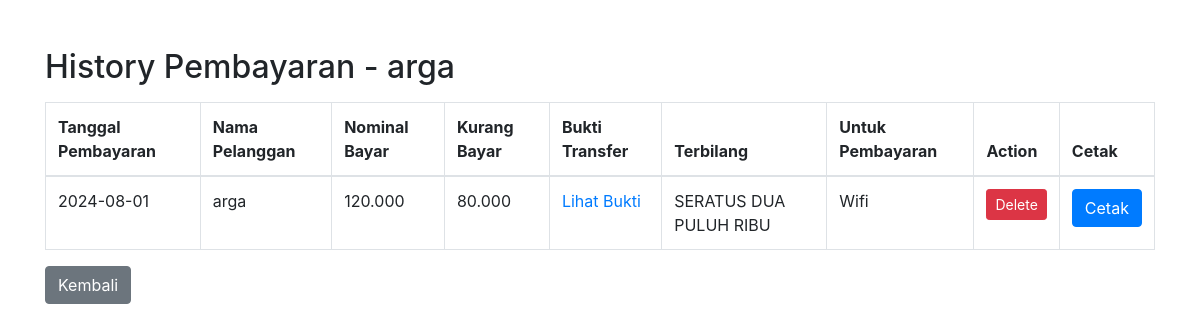
/history_pembayaran.php?id=1, run on an earlier commit of the app's database.
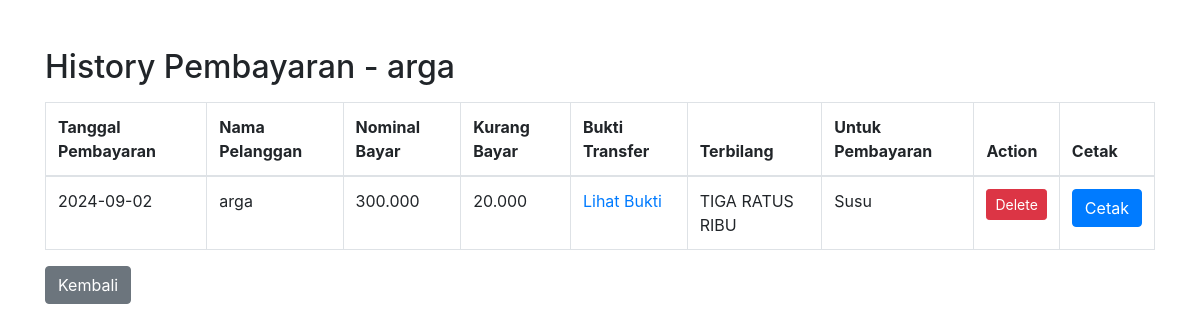
And on a later commit of the database.
### tables this page shows
CREATE TABLE `pelanggan` (
  `id` int(11) NOT NULL,
  `nama_pelanggan` varchar(100) NOT NULL,
  `no_wa` varchar(20) NOT NULL,
  `alamat` text NOT NULL,
  `paket_wifi` varchar(50) NOT NULL,
  `tanggal_aktivasi` date NOT NULL,
  `status` enum('Aktif','Tidak Aktif') DEFAULT 'Tidak Aktif'
);

CREATE TABLE `pembayaran` (
  `id` int(11) NOT NULL,
  `pelanggan_id` int(11) DEFAULT NULL,
  `nominal_bayar` varchar(50) DEFAULT NULL,
  `kurang_bayar` varchar(50) DEFAULT NULL,
  `bukti_transfer` varchar(255) DEFAULT NULL,
  `terbilang` varchar(255) DEFAULT NULL,
  `untuk_pembayaran` varchar(255) DEFAULT NULL,
  `tanggal_pembayaran` varchar(50) DEFAULT NULL,
  `bukti_tf` varchar(255) DEFAULT NULL
);

### history_pembayaran.php (the view, shortened to what this page needs)
<?php
$conn = new mysqli("localhost", "root", "", "pilarapp");
$pelanggan_id = $_GET['id'];
$sql_nama = $conn->prepare("SELECT nama_pelanggan FROM pelanggan WHERE id = ?");
$sql_nama->bind_param("i", $pelanggan_id);
$sql_nama->execute();
$result_nama = $sql_nama->get_result();
if ($result_nama->num_rows > 0) {
    $nama_pelanggan = $result_nama->fetch_assoc()['nama_pelanggan'];
} else {
    $nama_pelanggan = "Tidak diketahui";
}
$sql = $conn->prepare("SELECT * FROM pembayaran WHERE pelanggan_id = ?");
$sql->bind_param("i", $pelanggan_id);
$sql->execute();
$result = $sql->get_result();
?>
<!DOCTYPE html>
<html lang="en">
<head>
    <link rel="stylesheet" href="https://stackpath.bootstrapcdn.com/bootstrap/4.5.2/css/bootstrap.min.css">
</head>
<body>
    <div class="container mt-5">
        <h2>History Pembayaran - <?php echo htmlspecialchars($nama_pelanggan); ?></h2>
        <table class="table table-bordered mt-3">
            <thead>
                <tr>
                    <th>Tanggal Pembayaran</th>
                    <th>Nama Pelanggan</th>
                    <th>Nominal Bayar</th>
                    <th>Kurang Bayar</th>
                    <th>Bukti Transfer</th>
                    <th>Terbilang</th>
                    <th>Untuk Pembayaran</th>
                    <th>Action</th>
                    <th>Cetak</th>
                </tr>
            </thead>
            <tbody>
                <?php
                if ($result->num_rows > 0) {
                    while ($row = $result->fetch_assoc()) {
                        echo "<tr>
                                <td>" . htmlspecialchars($row['tanggal_pembayaran']) . "</td>
                                <td>" . htmlspecialchars($nama_pelanggan) . "</td>
                                <td>" . htmlspecialchars($row['nominal_bayar']) . "</td>
                                <td>" . htmlspecialchars($row['kurang_bayar']) . "</td>
                                <td><a href='uploads/" . htmlspecialchars($row['bukti_tf']) . "' target='_blank'>Lihat Bukti</a></td>
                                <td>" . htmlspecialchars($row['terbilang']) . "</td>
                                <td>" . htmlspecialchars($row['untuk_pembayaran']) . "</td>
                                <td>
                                    <a href='delete.php?id=" . $row['id'] . "&pelanggan_id=" . $pelanggan_id . "' class='btn btn-danger btn-sm' onclick=\"return confirm('Apakah Anda yakin ingin menghapus data ini?');\">Delete</a>
                                </td>
                                <td>
                                    <button onclick=\"window.location.href='printkwitansi.php?id=" . $row['id'] . "'\" class='btn btn-primary'>Cetak</button>
                                </td>
                            </tr>";
                    }
                } else {
                    echo "<tr><td colspan='9'>Tidak ada data pembayaran yang ditemukan.</td></tr>";
                }
                ?>
            </tbody>
        </table>
        <a href="internet_home.php" class="btn btn-secondary">Kembali</a>
    </div>
</body>
</html>

What changed in the data, as far as the page shows it:
removed pembayaran: tanggal_pembayaran "2024-08-01", pelanggan.nama_pelanggan "arga", nominal_bayar "120.000", kurang_bayar "80.000", terbilang "SERATUS DUA PULUH RIBU", untuk_pembayaran "Wifi"
added pembayaran: tanggal_pembayaran "2024-09-02", pelanggan.nama_pelanggan "arga", nominal_bayar "300.000", kurang_bayar "20.000", terbilang "TIGA RATUS RIBU", untuk_pembayaran "Susu"
